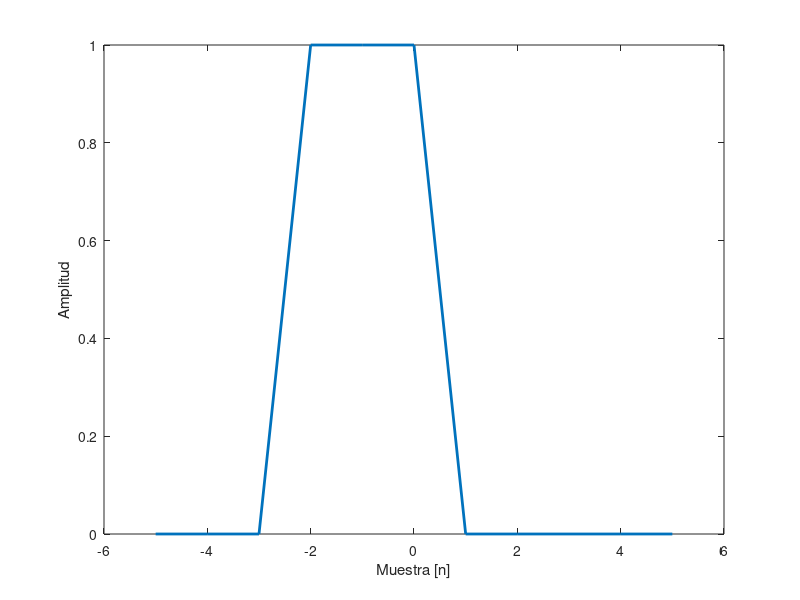
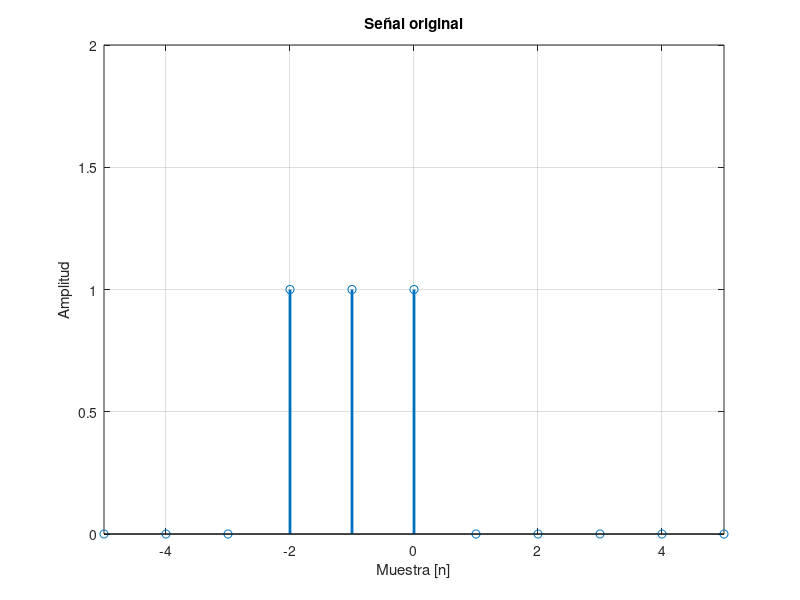
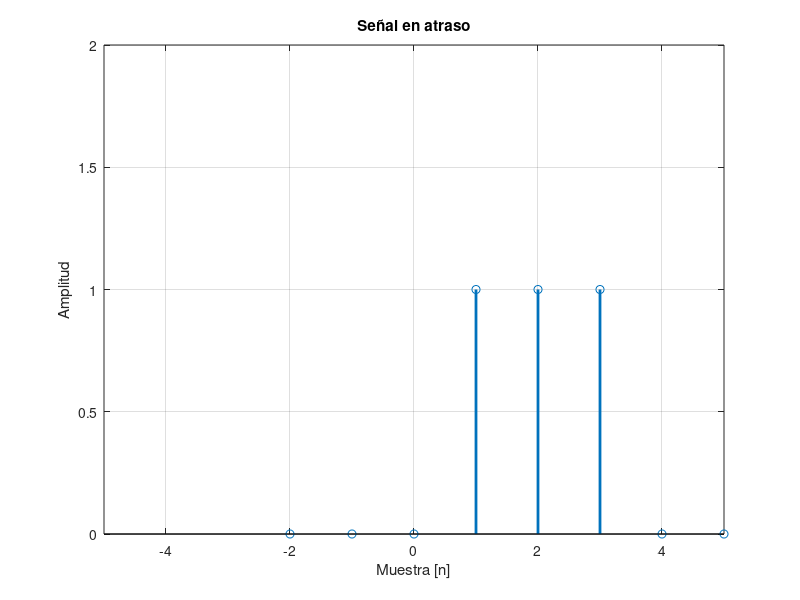
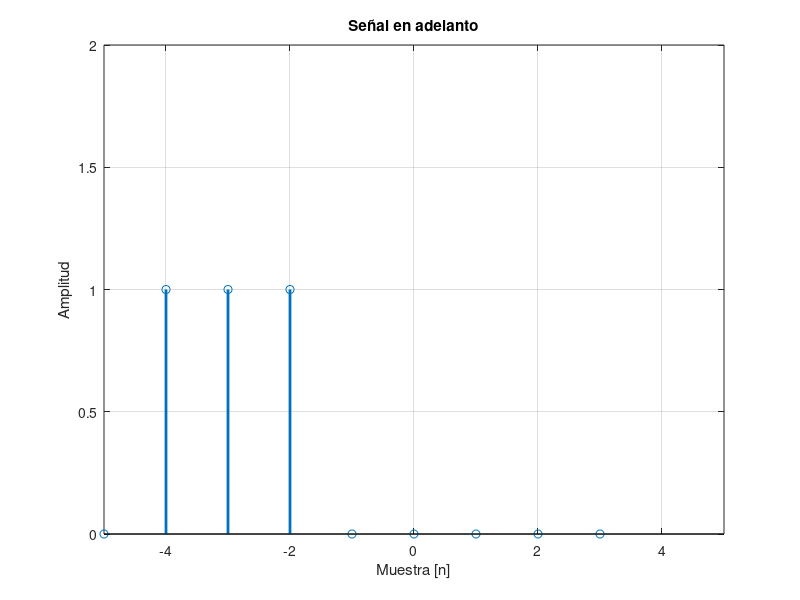

MATLAB code to generate these figures, in order:
clc, clear %Limpiar variables y pantalla
n=-5:1:5;  %Vector de muestras
%y es un vector creado de forma condicional, es decir,
%si n es mayor que -3 y menor que 1 entonces y[n]=1
y=n>-3 & n<1; 
plot(n,y,"LineWidth",2); %Presenta el gráfico continuo
%stem(n,y,"LineWidth",2); %Presenta el gráfico discreto
%Rótulos del gráfico
xlabel("Muestra [n]");
ylabel("Amplitud");

figure
stem(n,y,"LineWidth",2);
axis([-5,5,0,2]);
grid on;
xlabel("Muestra [n]");
ylabel("Amplitud");
title('Señal original');

figure
stem(n+3,y,"LineWidth",2);
axis([-5,5,0,2]);
grid on;
xlabel("Muestra [n]");
ylabel("Amplitud");
title('Señal en atraso');

figure
stem(n-2,y,"LineWidth",2);
axis([-5,5,0,2]);
grid on;
xlabel("Muestra [n]");
ylabel("Amplitud");
title('Señal en adelanto');
